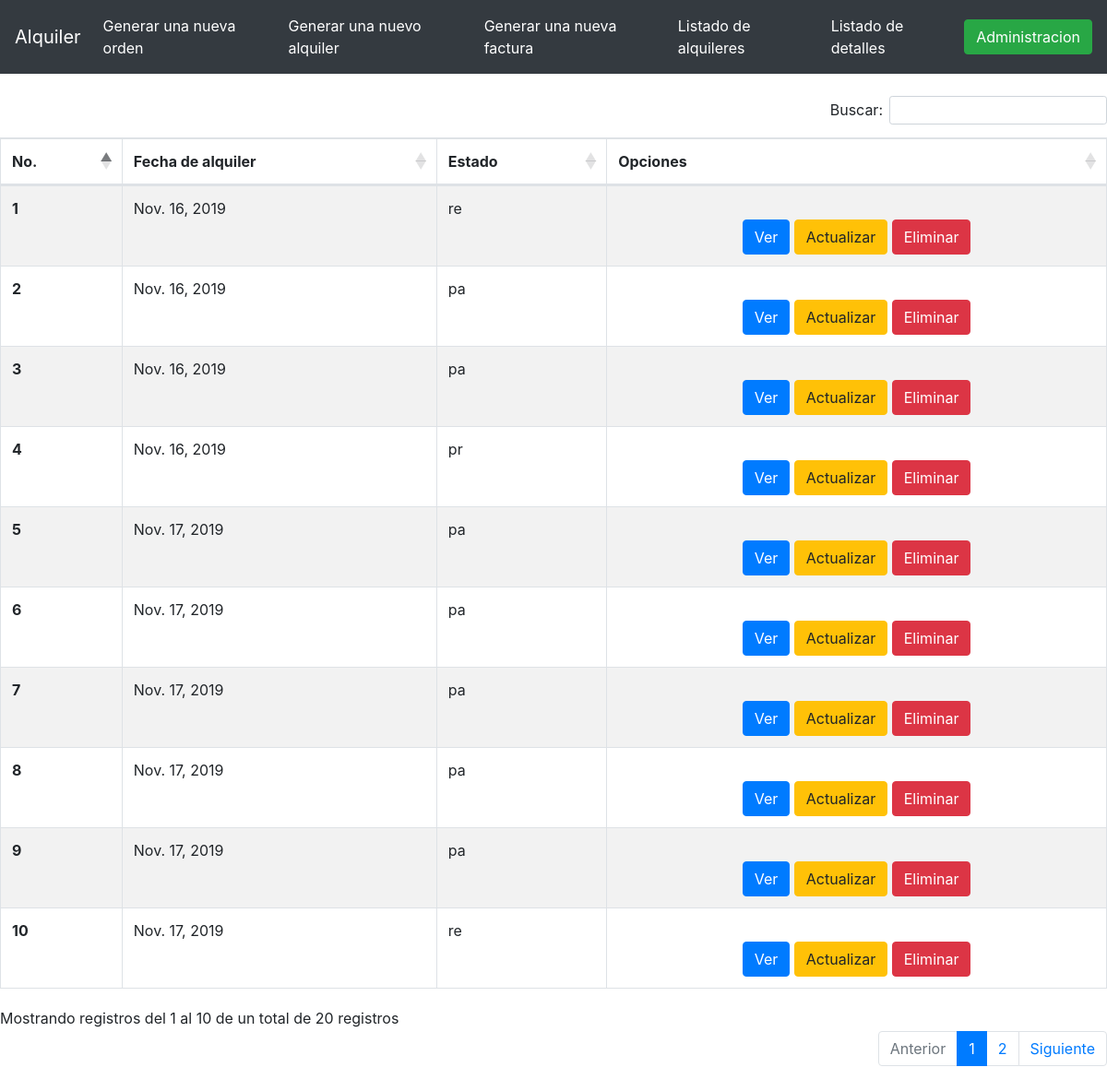
/listalquiler/, run on the app's committed database.
### renta/models.py (models this page shows, shortened)
class Alquiler(models.Model):
    ESTADO_ALQUILER=[
        ("re", "recivida"),
        ("pa", "pagada"),
        ("pr","proceso"),
    ]
    fecha_alquiler=models.DateField(auto_now_add=True)
    maquinaria=models.ManyToManyField(Maquinaria,through="Detalle_Alquiler")
    estado=models.CharField(max_length=3,choices=ESTADO_ALQUILER,default="re")
    total=models.DecimalField(max_digits=6,decimal_places=2,blank=True,null=True)
    class Meta:
        verbose_name = 'Alquiler'
        verbose_name_plural = 'Alquilers'

### renta/views.py (the view)
# urls.py: path("listalquiler/",views.AlquilerListView.as_view(),name="list_alquiler"),
class AlquilerListView(generic.ListView):
    model = Alquiler
    template_name = "list_alquiler.html"

### renta/templates/list_alquiler.html (shortened to what this page needs)
<!DOCTYPE html>
<html lang="en">
<head>
    <link rel="stylesheet" href="https://stackpath.bootstrapcdn.com/bootstrap/4.3.1/css/bootstrap.min.css">
    <link rel="stylesheet" href="https://cdn.datatables.net/1.10.20/css/dataTables.bootstrap4.min.css"/>
</head>
<body>
    <nav class="navbar navbar-expand-lg navbar navbar-dark bg-dark">
        <a class="navbar-brand" href="/renta">Alquiler</a>
        <div class="collapse navbar-collapse" id="navbarSupportedContent">
          <ul class="navbar-nav mr-auto">
             <li class="nav-item active">
              <a class="nav-link" href="/alquiler">Generar una nueva orden<span class="sr-only">(current)</span></a>
            </li>
            <li class="nav-item active">
                    <a class="nav-link" href="/detalle">Generar una nuevo alquiler<span class="sr-only">(current)</span></a>
                  </li>
            <li class="nav-item active">
              <a class="nav-link" href="/factura">Generar una nueva factura<span class="sr-only">(current)</span></a>
            </li>
            <li class="nav-item active">
              <a class="nav-link" href="/listalquiler">Listado de alquileres<span class="sr-only">(current)</span></a>
            </li>
            <li class="nav-item active">
                <a class="nav-link" href="/l_detalle">Listado de detalles<span class="sr-only">(current)</span></a>
              </li>
          </ul>
          <form class="form-inline my-2 my-lg-0">
              <a href="/cliente/menu" class="btn btn-success">Administracion</a>
          </form>
        </div>
      </nav>
      <br>
    <table class="table table-striped table-bordered alquiler" style="width:100%">
        <thead>
            <tr class="#">
              <th scope="col">No.</th>
              <th scope="col">Fecha de alquiler</th>
              <th scope="col">Estado</th>
              <th scope="col">Opciones</th>
            </tr>
          </thead>
          <tbody>
            {% for alquiler in object_list %}
          <tr class="">
            <th scope="row">{{alquiler.id}}</th>
            <td>{{alquiler.fecha_alquiler}}</td>
            <td>{{alquiler.estado}}</td>
            <td align="center">
              <br>
                  <a href="{% url 'renta:info_alquiler' alquiler.id %}" class="btn btn-primary">Ver</a>
                  <a href="#" class="btn btn-warning">Actualizar</a>
                  <a href="#" class="btn btn-danger">Eliminar</a>
            </td>
          {% endfor %}
          </tr>
        </tbody>
    </table>
    <br>
    <br>
</body>
</html>

### data on the page
Alquiler: id "1", fecha_alquiler "Nov. 16, 2019", estado "re"
Alquiler: id "2", fecha_alquiler "Nov. 16, 2019", estado "pa"
Alquiler: id "3", fecha_alquiler "Nov. 16, 2019", estado "pa"
Alquiler: id "4", fecha_alquiler "Nov. 16, 2019", estado "pr"
Alquiler: id "5", fecha_alquiler "Nov. 17, 2019", estado "pa"
Alquiler: id "6", fecha_alquiler "Nov. 17, 2019", estado "pa"
Alquiler: id "7", fecha_alquiler "Nov. 17, 2019", estado "pa"
Alquiler: id "8", fecha_alquiler "Nov. 17, 2019", estado "pa"
Alquiler: id "9", fecha_alquiler "Nov. 17, 2019", estado "pa"
Alquiler: id "10", fecha_alquiler "Nov. 17, 2019", estado "re"
